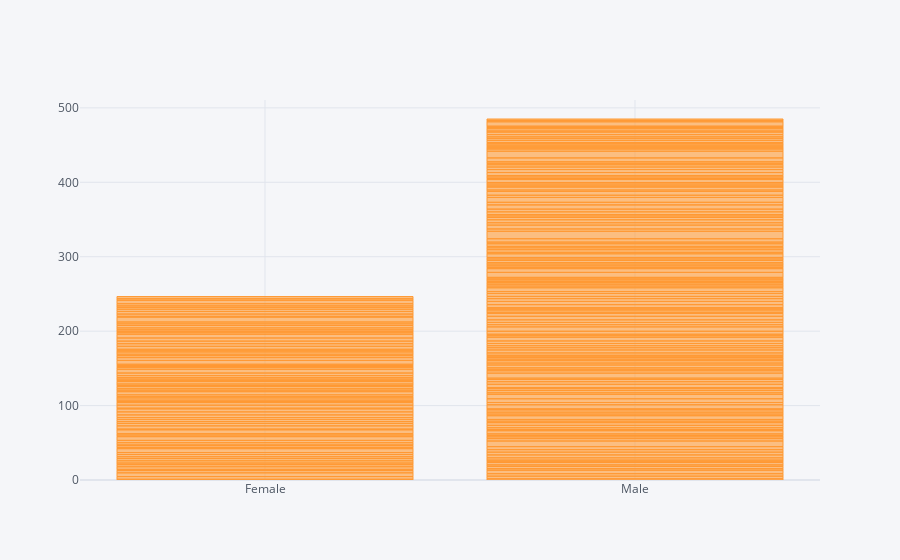

The cell this chart's notebook holds for it:
### Code cell
df.iplot(kind="bar",x='sex',y='tip')

### Figure 1 — Plotly figure (JSON) as saved in the notebook; plotly's stock layout.template omitted (floating-point values rounded to 4 significant figures; data arrays with more than 128 entries replaced by an {"elided": "..."} marker saying what was removed)
{"data": [{"marker": {"color": "rgba(255, 153, 51, 0.6)", "line": {"color": "rgba(255, 153, 51, 1.0)", "width": 1}}, "name": "tip", "orientation": "v", "text": "", "type": "bar", "x": {"elided": "244 str values"}, "y": {"elided": "244 float values"}}], "layout": {"legend": {"bgcolor": "#F5F6F9", "font": {"color": "#4D5663"}}, "paper_bgcolor": "#F5F6F9", "plot_bgcolor": "#F5F6F9", "title": {"font": {"color": "#4D5663"}}, "xaxis": {"gridcolor": "#E1E5ED", "showgrid": true, "tickfont": {"color": "#4D5663"}, "title": {"font": {"color": "#4D5663"}, "text": ""}, "zerolinecolor": "#E1E5ED"}, "yaxis": {"gridcolor": "#E1E5ED", "showgrid": true, "tickfont": {"color": "#4D5663"}, "title": {"font": {"color": "#4D5663"}, "text": ""}, "zerolinecolor": "#E1E5ED"}}}
